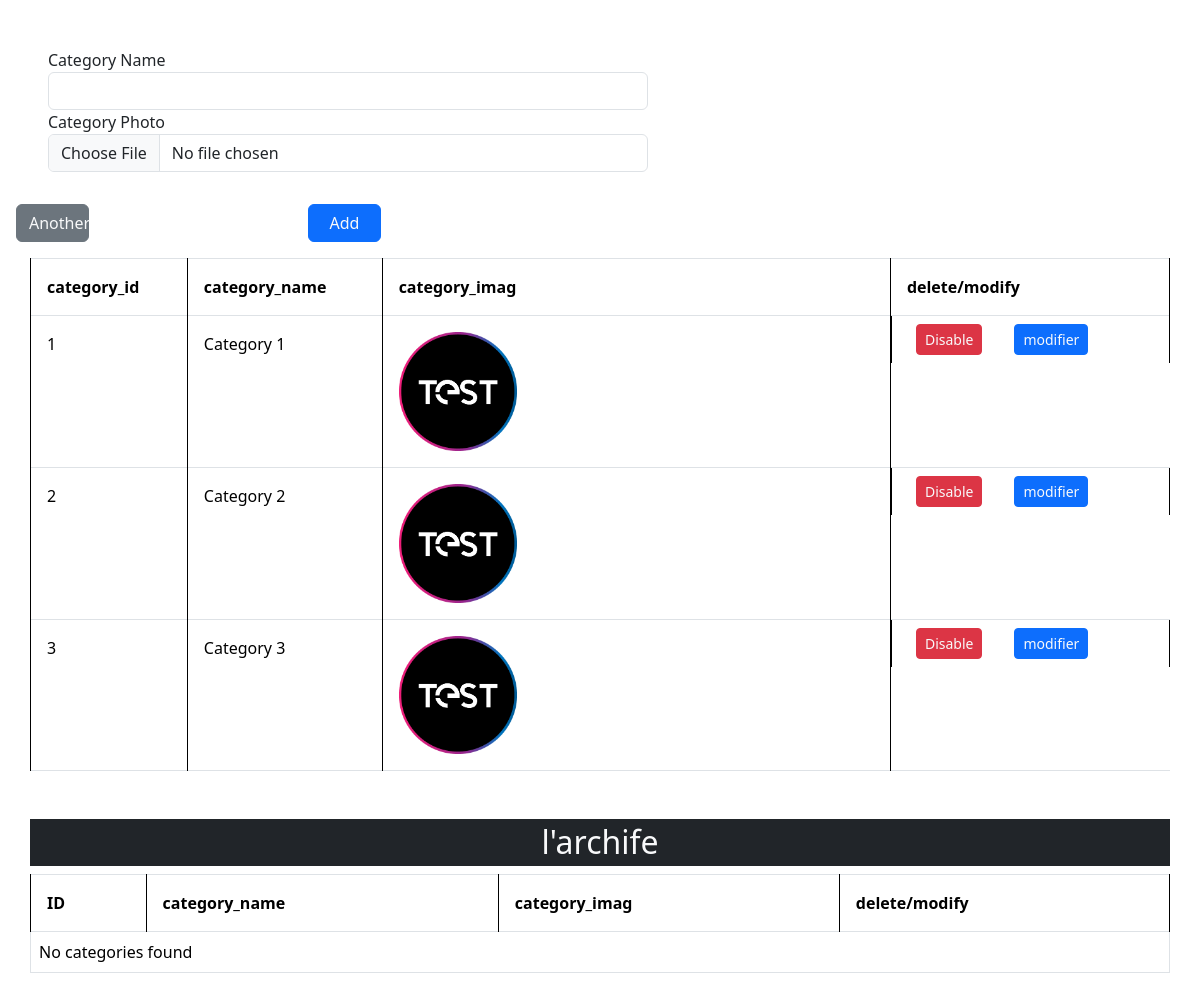
Screenshot of /category-management.php with the database file from the repository.
### tables this page shows
CREATE TABLE Categories (
    category_id INT PRIMARY KEY AUTO_INCREMENT,
    category_name VARCHAR(255) NOT NULL,
    imag_category varchar(255) NOT NULL,
    is_desaybelsd BOOLEAN DEFAULT FALSE NOT NULL
);

### category-management.php (the view, shortened to what this page needs)
<!DOCTYPE html>
<html lang="en">
<head>
    <link href="https://cdn.jsdelivr.net/npm/bootstrap@5.3.2/dist/css/bootstrap.min.css" rel="stylesheet"
>
    <link rel="stylesheet" href="https://cdnjs.cloudflare.com/ajax/libs/bootstrap-icons/1.11.1/font/bootstrap-icons.min.css" />
</head>
<body>
<form class="form-section mt-5" method="post" enctype="multipart/form-data">
    <div id="categories-container" class="mb-3 w-50 mx-5">
        <div class="category-entry">
            <label for="name_category">Category Name</label>
            <input type="text" class="form-control" name="name_cat[]">
            <label for="img_category">Category Photo</label>
            <input type="file" class="form-control" name="file[]">
        </div>
    </div>
    <div class="d-flex mx-3">
    <div class="d-grid my-3 w-25 ">
    <button type="button" onclick="addCategoryField()" class="btn btn-secondary text-light  w-25">Another</button>
    </div>
    <div class="d-grid my-3 w-25 ">
        <button type="submit" class="btn btn-primary text-light  w-25 p-1">Add </button>
    </div>
    </div>
</form>
<?php
include('db_cnx.php');
?>
<div id="categories"  class=" w-100 mb-5  container-flude" style="">
    <table class="table  container table-bordered">
        <thead class="bg-black text-light ">
            <tr class="table ">
                <th class="p-3  border-black" scope="col">category_id</th>
                <th class="p-3  border-black" scope="col">category_name</th>
                <th class="p-3 border-black" scope="col">category_imag</th>
                <th class="p-3  border-black" scope="col">delete/modify</th>
            </tr>
        </thead>
        <tbody>
            <?php
            $categoryQuery = "SELECT * FROM Categories where is_desaybelsd= FALSE";
            $result = $conn->query($categoryQuery);
            if ($result->num_rows > 0) {
                while ($row = $result->fetch_assoc()) {
                    $categoryid = $row['category_id'];
                    $categoryName = $row['category_name'];
                    $categoryImg = $row['imag_category'];
                    echo '<tr class="justify-content-center">';
                    echo '<td class="border-black p-3">' . $categoryid . '</td>';
                    echo '<td class="border-black p-3" >' . $categoryName . '</td>';
                    echo '<td class="border-black p-3 "><img src="img/' . $categoryImg . '" class="w-25 h-25 " alt="Product Image" ></td>';
                    echo '<td class="border-black p-2 d-flex">
                          <form method="POST" class="Categories-action-form mx-3">
                          <input type="hidden" name="category_id" value="'. $categoryid .'">
                          <a  href="display_cat.php?id='. $categoryid .'" type="submit"  class="btn btn-danger btn-sm w-4 text-light">Disable</a>
                      </form>
                      <form method="POST" class="Categories-action-form mx-3">
                          <input type="hidden" name="category_id" value="'. $categoryid .'">
                          <a  href="modif_cat.php?id='. $categoryid .'" type="submit"  class="btn btn-primary btn-sm w-4 text-light">modifier</a>
                      </form>
                          </td>';
                    echo "</tr>";
                }
            } else {
                echo "<tr><td colspan='5'>No categories found</td></tr>";
            }
            ?>
        </tbody>
    </table>
</div>
  <h2 class="text-center bg-dark p-1 text-light container">l'archife</h2>
<div id="categories"  class=" w-100  " style="">
    <table class="table  container table-bordered">
        <thead class="bg-black text-light ">
            <tr class="table ">
                <th class="p-3  border-black" scope="col">ID</th>
                <th class="p-3  border-black" scope="col">category_name</th>
                <th class="p-3 border-black" scope="col">category_imag</th>
                <th class="p-3  border-black" scope="col">delete/modify</th>
            </tr>
        </thead>
        <tbody >
            <?php
            $categoryQuery = "SELECT * FROM Categories where is_desaybelsd = TRUE";
            $result = $conn->query($categoryQuery);
            if ($result->num_rows > 0) {
                while ($row = $result->fetch_assoc()) {
                    $categoryid = $row['category_id'];
                    $categoryName = $row['category_name'];
                    $categoryImg = $row['imag_category'];
                    echo '<tr class="justify-content-center">';
                    echo '<td class="border-black p-3">' . $categoryid . '</td>';
                    echo '<td class="border-black p-3" >' . $categoryName . '</td>';
                    echo '<td class="border-black p-3 "><img src="img/' . $categoryImg . '" class="w-25 h-25 " alt="Product Image" ></td>';
                    echo '<td class="border-black p-2">
                          <form method="POST" class="category-action-form mx-3">
                               <input type="hidden" name="category_name" value="' . $categoryid . '">
                               <a   href="restore_cat.php?id='. $categoryid.'"  class="btn btn-warning btn-sm w-4 text-light">restore</a>
                          </form>
                          </td>';
                    echo "</tr>";
                }
            } else {
                echo "<tr><td colspan='5'>No categories found</td></tr>";
            }
            ?>
        </tbody>
    </table>
</div>
</body>
</html>

### rows the page displays
categories: category_id "1", category_name "Category 1", imag_category (picture)
categories: category_id "2", category_name "Category 2", imag_category (picture)
categories: category_id "3", category_name "Category 3", imag_category (picture)
